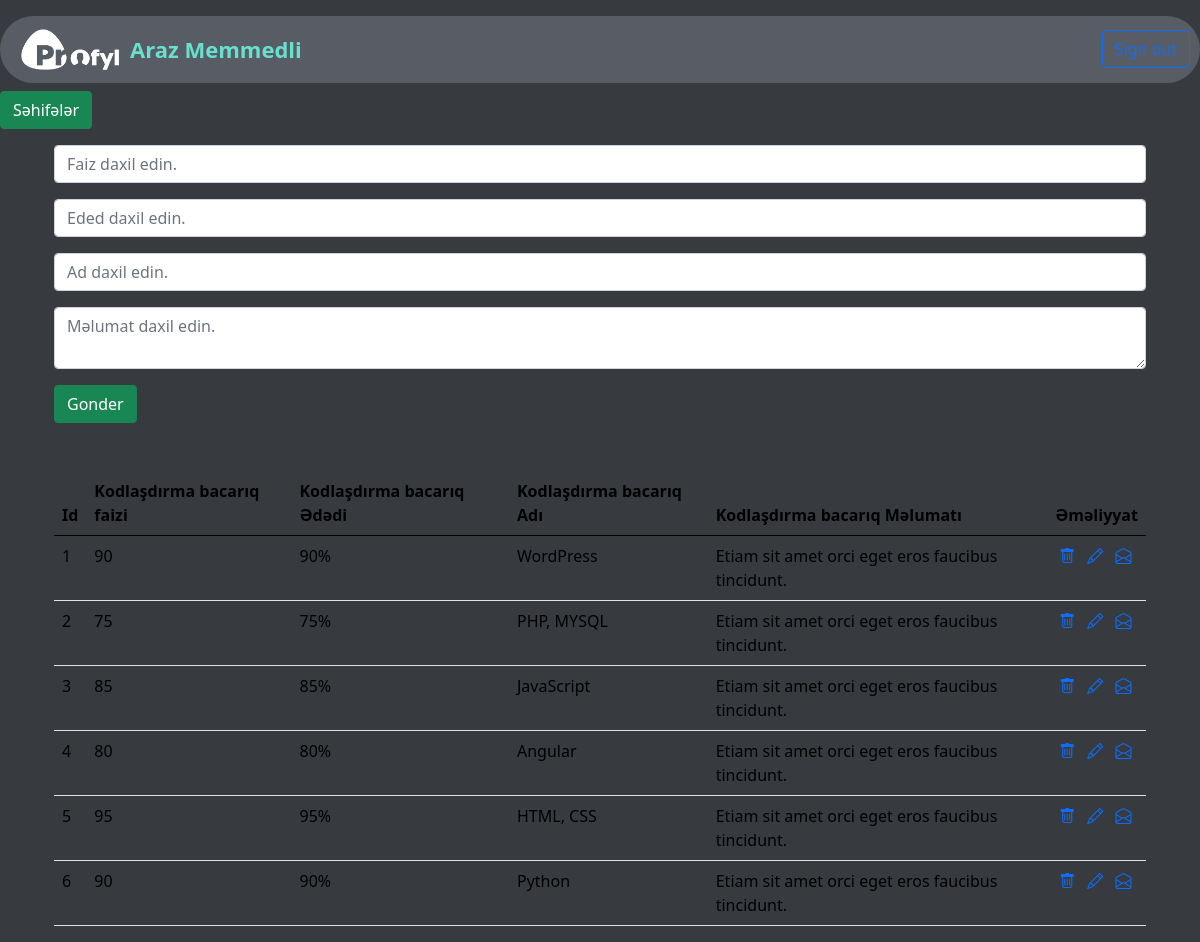
Page /admin/codingskills/ on the committed database.
### app/models.py (models this page shows)
class CodingSkills(db.Model):
    id = db.Column(db.Integer, primary_key=True)
    cs_percent = db.Column(db.String(70))
    cs_number = db.Column(db.String(70))
    cs_name = db.Column(db.String(120))
    cs_subject = db.Column(db.String(250))

### admin/cs_routes.py (the view, shortened to what this page needs)
@codingskills_bp.route('/admin/codingskills/',methods=['GET','POST'])
def coding_skills():
    form=CodingSkillsForm()
    codingskills=CodingSkills.query.all()
    return render_template('admin/codingskills.html',form=form,codingskills=codingskills)

### admin/forms.py
class CodingSkillsForm(FlaskForm):
    cs_percent=StringField('cs_percent')
    cs_number=StringField('cs_number')
    cs_name=StringField('cs_name')
    cs_subject=TextAreaField('cs_subject')
    cs_submit=SubmitField()

### admin/templates/admin/codingskills.html (shortened to what this page needs)
{% extends 'admin/base.html' %}
{% block content %}
<section id="codingskills-form">
    <div class="container">
        <div class="row">
            <div class="col-12">
                <form action="/admin/codingskills/" method="POST">
                    <div class="form-group mt-3">
                        {{form.cs_percent(class_='form-control',placeholder='Faiz daxil edin.')}}
                    </div>
                    <div class="form-group mt-3">
                        {{form.cs_number(class_='form-control',placeholder='Eded daxil edin.')}}
                    </div>
                    <div class="form-group mt-3">
                        {{form.cs_name(class_='form-control',placeholder='Ad daxil edin.')}}
                    </div>
                    <div class="form-group mt-3">
                        {{form.cs_subject(class_='form-control',placeholder='Məlumat daxil edin.')}}
                    </div>
                    <div class="form-group mt-3">
                        {{form.cs_submit(class_='btn btn-success',value='Gonder')}}
                    </div>
                </form>
            </div>
        </div>
    </div>
</section>
<section id="codingskills-table">
    <div class="container mt-5">
        <table class="table" style="color: white;">
            <thead>
              <tr>
                <th scope="col">Id</th>
                <th scope="col">Kodlaşdırma bacarıq faizi</th>
                <th scope="col">Kodlaşdırma bacarıq Ədədi</th>
                <th scope="col">Kodlaşdırma bacarıq Adı</th>
                <th scope="col">Kodlaşdırma bacarıq Məlumatı</th>
                <th scope="col">Əməliyyat</th>
              </tr>
            </thead>
            <tbody>
              {% for codingskill in codingskills %}
              <tr>
                <td>{{codingskill.id}}</td>
                <td>{{codingskill.cs_percent}}</td>
                <td>{{codingskill.cs_number}}</td>
                <td>{{codingskill.cs_name}}</td>
                <td>{{codingskill.cs_subject}}</td>
                <td>
                    <a href="/codingskills/delete/{{codingskill.id}}"><i class="bi bi-trash mx-1"></i></a>
                    <a href="/codingskills/update/{{codingskill.id}}"><i class="bi bi-pencil mx-1"></i></a>
                    <a href=""><i class="bi bi-envelope-open mx-1"></i></a>
                </td>
              </tr>
              {% endfor %}
            </tbody>
          </table>
    </div>
</section>
{% endblock  %}

### rows in the picture
CodingSkills: id "1", cs_percent "90", cs_number "90%", cs_name "WordPress", cs_subject "Etiam sit amet orci eget eros faucibus tincidunt."
CodingSkills: id "2", cs_percent "75", cs_number "75%", cs_name "PHP, MYSQL", cs_subject "Etiam sit amet orci eget eros faucibus tincidunt."
CodingSkills: id "3", cs_percent "85", cs_number "85%", cs_name "JavaScript", cs_subject "Etiam sit amet orci eget eros faucibus tincidunt."
CodingSkills: id "4", cs_percent "80", cs_number "80%", cs_name "Angular", cs_subject "Etiam sit amet orci eget eros faucibus tincidunt."
CodingSkills: id "5", cs_percent "95", cs_number "95%", cs_name "HTML, CSS", cs_subject "Etiam sit amet orci eget eros faucibus tincidunt."
CodingSkills: id "6", cs_percent "90", cs_number "90%", cs_name "Python", cs_subject "Etiam sit amet orci eget eros faucibus tincidunt."
